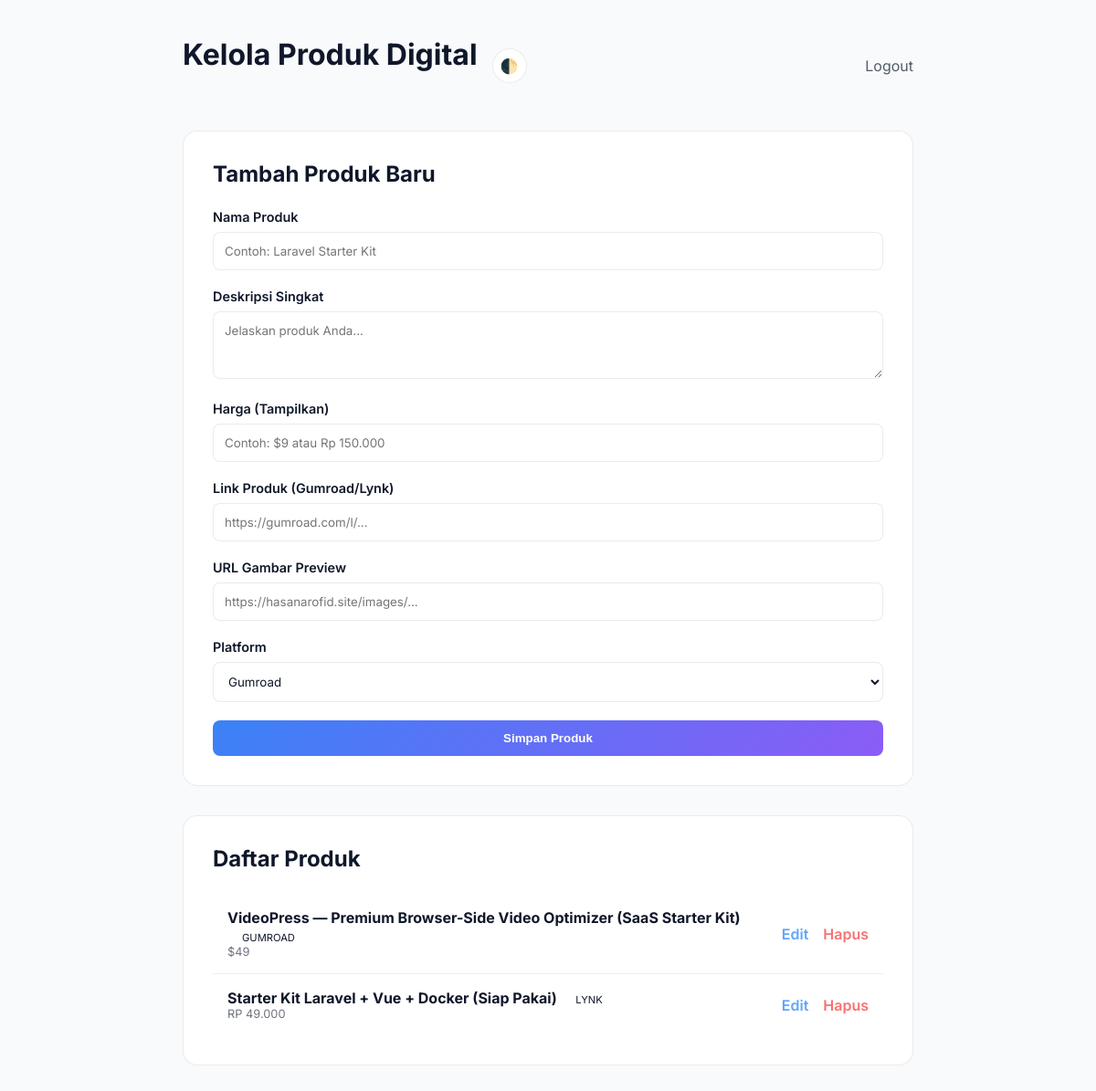
/form.php (signed in), run on an earlier commit of the app's database.
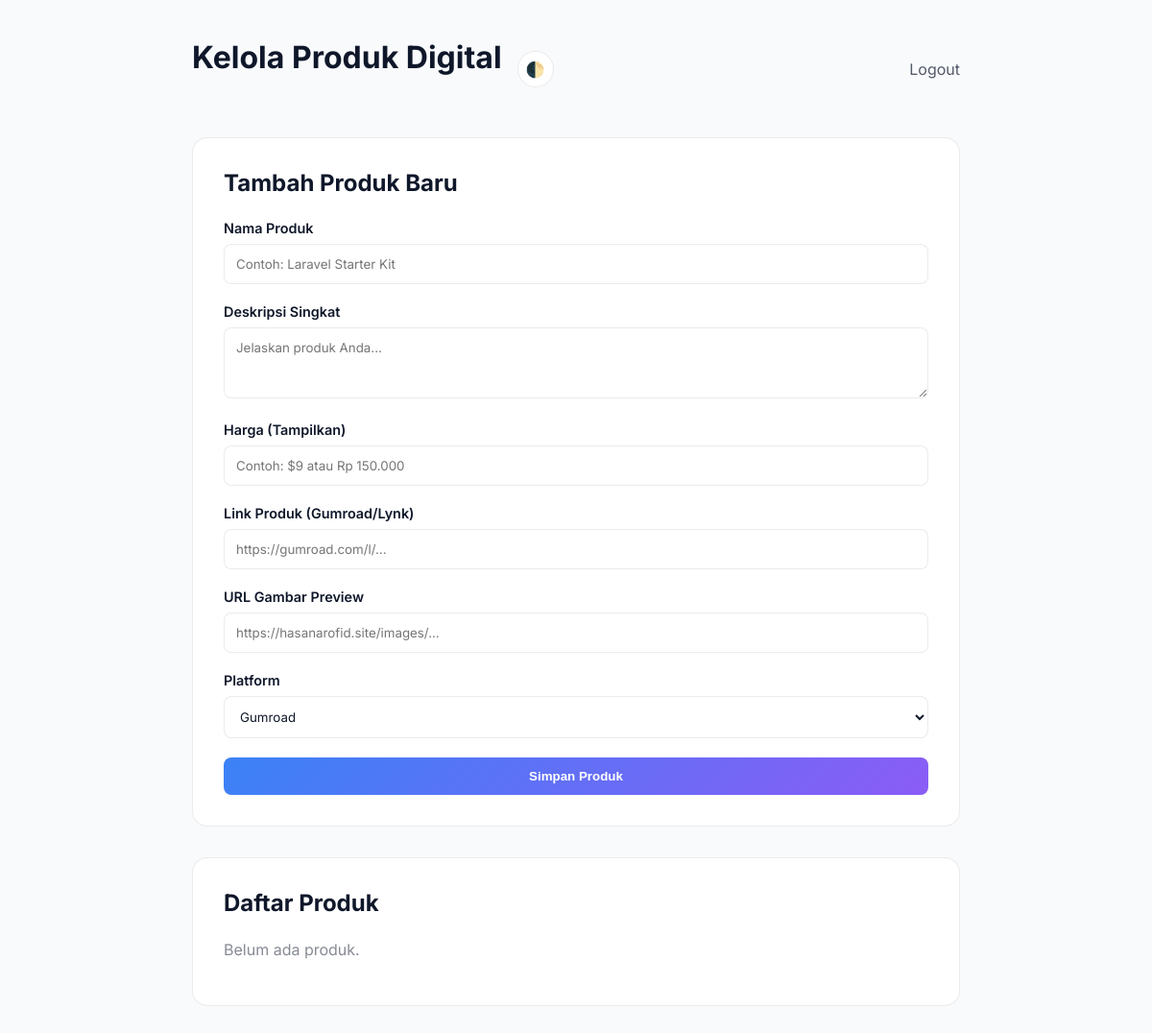
And on a later commit of the database.
### tables this page shows
CREATE TABLE products (
    id INTEGER PRIMARY KEY AUTOINCREMENT,
    name TEXT NOT NULL,
    description TEXT,
    price TEXT,
    link TEXT,
    image_url TEXT,
    platform TEXT,
    created_at DATETIME DEFAULT CURRENT_TIMESTAMP
);

### form.php (the view, shortened to what this page needs)
<?php
$dbFile = __DIR__ . '/stats.db';
    ?>
    <?php
try {
    $db = new PDO('sqlite:' . $dbFile);
    $db->setAttribute(PDO::ATTR_ERRMODE, PDO::ERRMODE_EXCEPTION);
} catch (PDOException $e) {
    die("Database connection failed.");
}
$editProduct = null;
$products = $db->query("SELECT * FROM products ORDER BY created_at DESC")->fetchAll(PDO::FETCH_ASSOC);
?>
<!DOCTYPE html>
<html lang="id">
<head>
</head>
<body>
    <div class="container">
        <header>
            <div style="display: flex; align-items: center; gap: 16px;">
                <h1 style="cursor: pointer;" onclick="window.location.href='form.php'">Kelola Produk Digital</h1>
                <div class="theme-toggle" id="themeToggle">🌓</div>
            </div>
            <a href="?logout=1" class="logout-btn">Logout</a>
        </header>
        <div class="card">
            <h2><?= $editProduct ? 'Edit Produk' : 'Tambah Produk Baru' ?></h2>
            <form method="POST">
                <div class="form-group">
                    <label>Nama Produk</label>
                    <input type="text" name="name" required placeholder="Contoh: Laravel Starter Kit" value="<?= htmlspecialchars($editProduct['name'] ?? '') ?>">
                </div>
                <div class="form-group">
                    <label>Deskripsi Singkat</label>
                    <textarea name="description" rows="3" placeholder="Jelaskan produk Anda..."><?= htmlspecialchars($editProduct['description'] ?? '') ?></textarea>
                </div>
                <div class="form-group">
                    <label>Harga (Tampilkan)</label>
                    <input type="text" name="price" placeholder="Contoh: $9 atau Rp 150.000" value="<?= htmlspecialchars($editProduct['price'] ?? '') ?>">
                </div>
                <div class="form-group">
                    <label>Link Produk (Gumroad/Lynk)</label>
                    <input type="url" name="link" required placeholder="https://gumroad.com/l/..." value="<?= htmlspecialchars($editProduct['link'] ?? '') ?>">
                </div>
                <div class="form-group">
                    <label>URL Gambar Preview</label>
                    <input type="url" name="image_url" placeholder="https://hasanarofid.site/images/..." value="<?= htmlspecialchars($editProduct['image_url'] ?? '') ?>">
                </div>
                <div class="form-group">
                    <label>Platform</label>
                    <select name="platform">
                        <option value="gumroad" <?= (isset($editProduct['platform']) && $editProduct['platform'] === 'gumroad') ? 'selected' : '' ?>>Gumroad</option>
                    </select>
                </div>
                <button type="submit" name="save_product"><?= $editProduct ? 'Perbarui Produk' : 'Simpan Produk' ?></button>
            </form>
        </div>
        <div class="card">
            <h2>Daftar Produk</h2>
            <?php if (empty($products)): ?>
                <p style="opacity: 0.5;">Belum ada produk.</p>
            <?php else: ?>
                <?php foreach ($products as $p): ?>
                    <div class="product-item">
                        <div>
                            <strong><?= htmlspecialchars($p['name']) ?></strong>
                            <span class="platform-tag"><?= strtoupper($p['platform']) ?></span>
                            <div style="font-size: 0.8rem; opacity: 0.6;"><?= htmlspecialchars($p['price']) ?></div>
                        </div>
                        <div class="actions">
                            <a href="?edit=<?= $p['id'] ?>" class="edit-btn">Edit</a>
                            <a href="?delete=<?= $p['id'] ?>" class="delete-btn" onclick="return confirm('Hapus produk ini?')">Hapus</a>
                        </div>
                    </div>
                <?php endforeach; ?>
            <?php endif; ?>
        </div>
    </div>
</body>
</html>

What changed in the data, as far as the page shows it:
removed products: name "VideoPress — Premium Browser-Side Video Optimizer (SaaS Starter Kit)", platform "GUMROAD", price "$49"
removed products: name "Starter Kit Laravel + Vue + Docker (Siap Pakai)", platform "LYNK", price "RP 49.000"
Also different on the page:
text now shown: "Belum ada produk."
